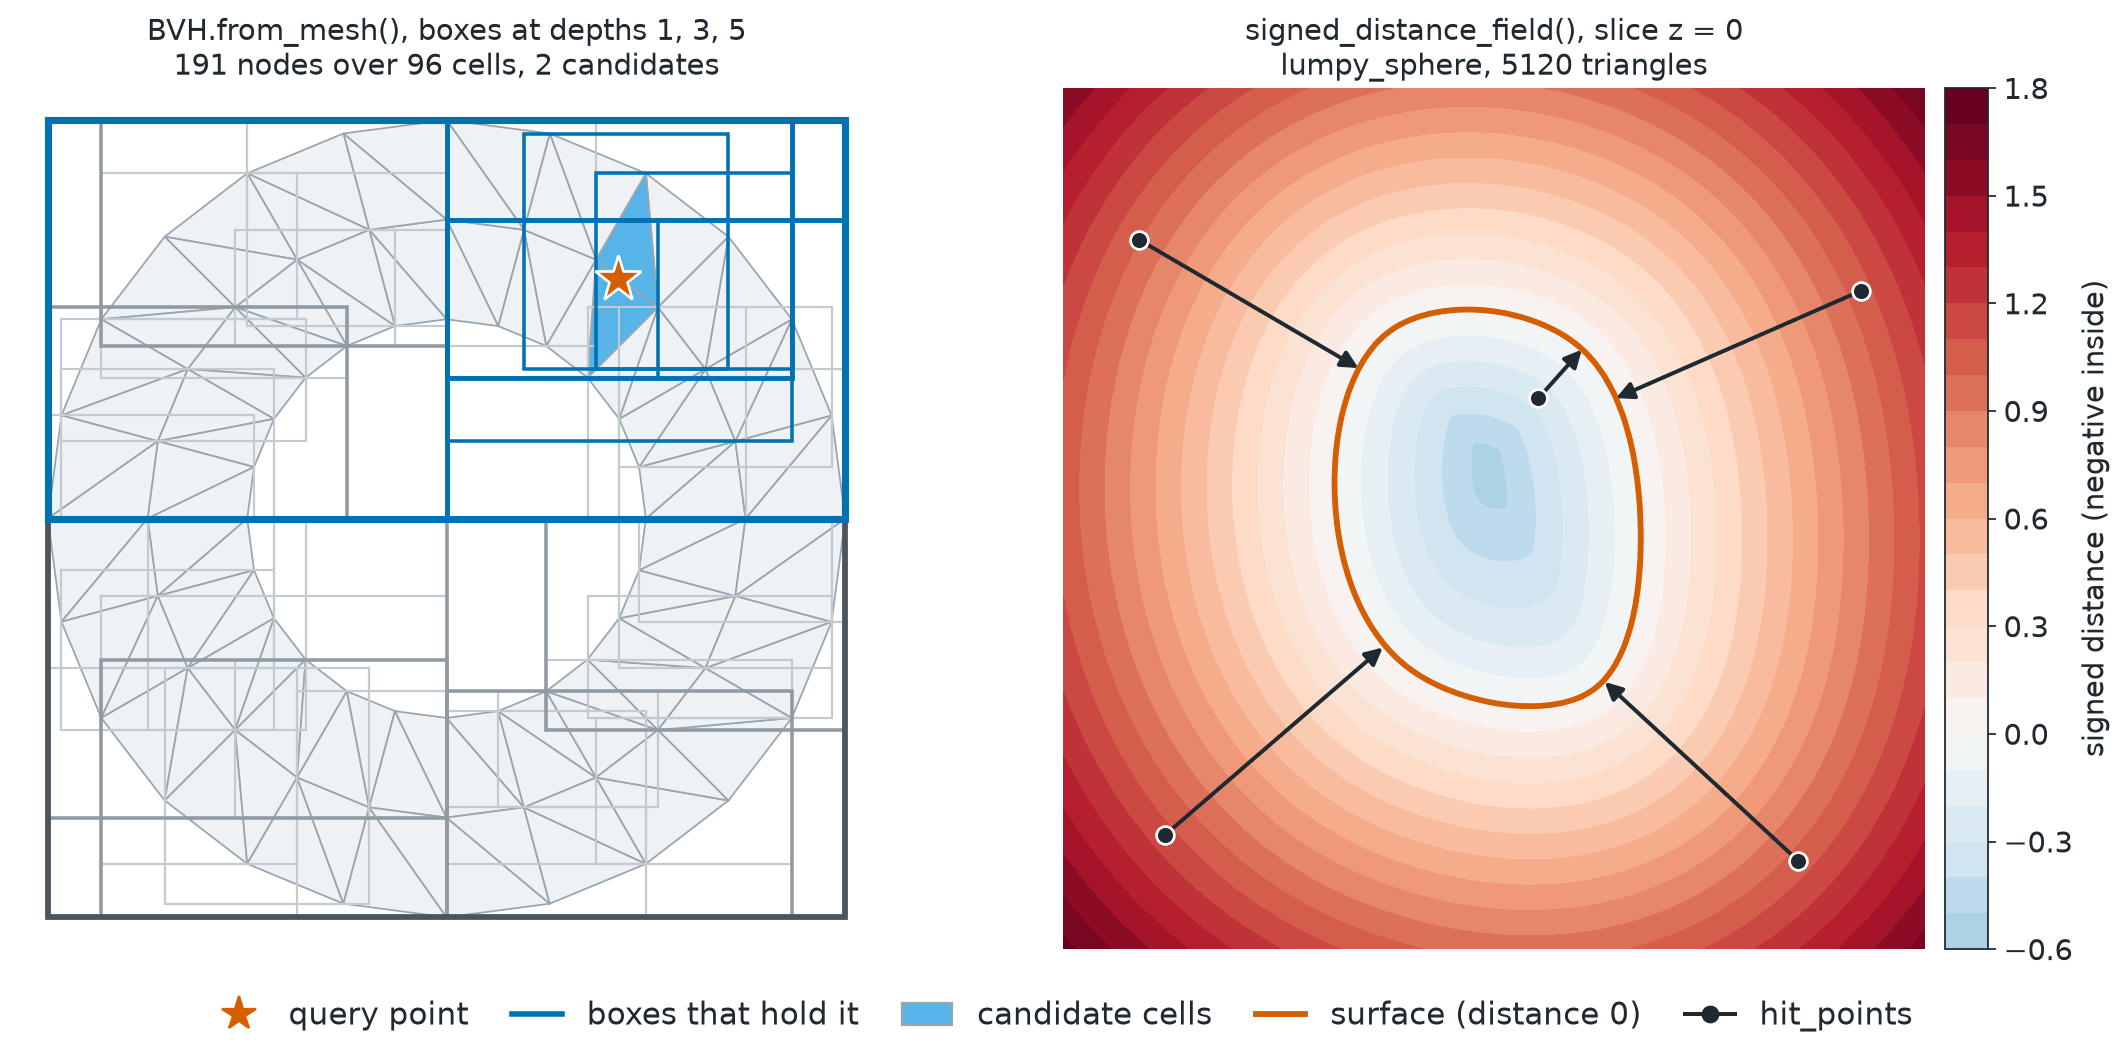

Reproduce this figure in Python.
# SPDX-FileCopyrightText: Copyright (c) 2023 - 2026 NVIDIA CORPORATION & AFFILIATES.
# SPDX-FileCopyrightText: All rights reserved.
# SPDX-License-Identifier: Apache-2.0
#
# Licensed under the Apache License, Version 2.0 (the "License");
# you may not use this file except in compliance with the License.
# You may obtain a copy of the License at
#
# http://www.apache.org/licenses/LICENSE-2.0
#
# Unless required by applicable law or agreed to in writing, software
# distributed under the License is distributed on an "AS IS" BASIS,
# WITHOUT WARRANTIES OR CONDITIONS OF ANY KIND, either express or implied.
# See the License for the specific language governing permissions and
# limitations under the License.


"""Show the boxes of a BVH with a point query, and a slice through a signed distance field."""

from pathlib import Path

import matplotlib.pyplot as plt
import torch
from _style import (
    DIVERGING,
    EDGE,
    FACE,
    RESULT,
    SECOND,
    SECOND_FILL,
    TEXT,
    clean_axis,
    save,
)
from matplotlib.collections import PolyCollection
from matplotlib.colors import TwoSlopeNorm
from matplotlib.lines import Line2D
from matplotlib.patches import Patch, Rectangle

from physicsnemo.mesh.primitives.planar import annulus_2d
from physicsnemo.mesh.primitives.procedural import lumpy_sphere
from physicsnemo.mesh.spatial import BVH, signed_distance_field

OUTPUT = Path(__file__).parent / "spatial_bvh_sdf.png"

DEPTHS = {
    1: ("#4a555e", 2.6),
    3: ("#8f9aa3", 1.6),
    5: ("#c3cbd1", 1.0),
}  # depth: (gray, line width)
QUERY = torch.tensor([[0.43, 0.6]])
SLICE_RESOLUTION = 240


def _node_depths(bvh):
    """Depth of each BVH node, found by walking down from the root (node 0)."""

    depth = torch.full((bvh.n_nodes,), -1, dtype=torch.long)
    depth[0] = 0
    level = torch.tensor([0])
    while len(level):
        children = torch.cat([bvh.node_left_child[level], bvh.node_right_child[level]])
        children = children[children >= 0]
        depth[children] = depth[level].max() + 1
        level = children
    return depth


def main():
    """Generate the documentation image."""

    ### (a) BVH over an annulus.
    annulus = annulus_2d.load(n_radial=3, n_angular=24)
    bvh = BVH.from_mesh(annulus)
    depth = _node_depths(bvh)
    candidates = bvh.find_candidate_cells(QUERY).to_list()[0]
    lo, hi = bvh.node_aabb_min, bvh.node_aabb_max
    contains = ((lo <= QUERY) & (QUERY <= hi)).all(dim=-1)
    print(f"BVH: {bvh.n_nodes} nodes, candidates {candidates}")

    ### (b) Signed distance on the slice z = 0 through a closed surface.
    surface = lumpy_sphere.load(subdivisions=4, noise_amplitude=0.4, seed=1)
    extent = 1.7
    axis_values = torch.linspace(-extent, extent, SLICE_RESOLUTION)
    gx, gy = torch.meshgrid(axis_values, axis_values, indexing="xy")
    grid = torch.stack([gx, gy, torch.zeros_like(gx)], dim=-1)
    sdf, _, _ = signed_distance_field(surface, grid)
    probes = torch.tensor(
        [
            [1.45, 0.9, 0.0],
            [-1.4, 1.1, 0.0],
            [-1.3, -1.25, 0.0],
            [1.2, -1.35, 0.0],
            [0.15, 0.2, 0.0],
        ]
    )
    probe_sdf, hit_points, _ = signed_distance_field(surface, probes)

    figure, (bvh_axis, sdf_axis) = plt.subplots(
        1, 2, figsize=(13.0, 6.9), gridspec_kw={"width_ratios": (1.0, 1.12)}
    )

    cells = annulus.points[annulus.cells].numpy()
    facecolors = [
        SECOND_FILL if i in candidates else FACE for i in range(annulus.n_cells)
    ]
    bvh_axis.add_collection(
        PolyCollection(cells, facecolors=facecolors, edgecolors=EDGE, linewidths=0.8)
    )
    for level, (gray, width) in sorted(DEPTHS.items(), reverse=True):
        for node in torch.nonzero(depth == level).flatten().tolist():
            on_path = bool(contains[node])
            (x0, y0), (x1, y1) = lo[node].tolist(), hi[node].tolist()
            bvh_axis.add_patch(
                Rectangle(
                    (x0, y0),
                    x1 - x0,
                    y1 - y0,
                    fill=False,
                    edgecolor=SECOND if on_path else gray,
                    linewidth=width + (0.6 if on_path else 0.0),
                    zorder=3 if on_path else 2,
                )
            )
    bvh_axis.plot(
        *QUERY[0].tolist(),
        "*",
        color=RESULT,
        markersize=22,
        markeredgecolor="white",
        markeredgewidth=1.2,
        zorder=5,
    )
    bvh_axis.set_title(
        f"BVH.from_mesh(), boxes at depths 1, 3, 5\n{bvh.n_nodes} nodes over {annulus.n_cells} cells,"
        f" {len(candidates)} candidates"
    )
    clean_axis(bvh_axis, ((-1.08, 1.08), (-1.08, 1.08)))

    values = sdf.numpy()
    bound = float(abs(values).max())
    norm = TwoSlopeNorm(vcenter=0.0, vmin=-bound, vmax=bound)
    filled = sdf_axis.contourf(
        gx.numpy(), gy.numpy(), values, levels=24, cmap=DIVERGING, norm=norm
    )
    sdf_axis.contour(
        gx.numpy(), gy.numpy(), values, levels=[0.0], colors=RESULT, linewidths=2.6
    )
    for probe, hit in zip(
        probes[:, :2].tolist(), hit_points[:, :2].tolist(), strict=True
    ):
        sdf_axis.annotate(
            "",
            xy=hit,
            xytext=probe,
            arrowprops=dict(
                arrowstyle="-|>",
                color=TEXT,
                linewidth=1.8,
                mutation_scale=16,
                shrinkA=4,
                shrinkB=0,
            ),
        )
        sdf_axis.plot(
            *probe,
            "o",
            color=TEXT,
            markersize=8,
            markeredgecolor="white",
            markeredgewidth=1.2,
            zorder=5,
        )
    sdf_axis.set_title(
        f"signed_distance_field(), slice z = 0\nlumpy_sphere, {surface.n_cells} triangles"
    )
    clean_axis(sdf_axis, ((-extent, extent), (-extent, extent)))
    colorbar = figure.colorbar(filled, ax=sdf_axis, fraction=0.045, pad=0.02)
    colorbar.set_label("signed distance (negative inside)")

    handles = [
        Line2D(
            [],
            [],
            marker="*",
            color=RESULT,
            linestyle="none",
            markersize=16,
            label="query point",
        ),
        Line2D([], [], color=SECOND, linewidth=2.5, label="boxes that hold it"),
        Patch(facecolor=SECOND_FILL, edgecolor=EDGE, label="candidate cells"),
        Line2D([], [], color=RESULT, linewidth=2.6, label="surface (distance 0)"),
        Line2D(
            [],
            [],
            marker="o",
            color=TEXT,
            linewidth=1.8,
            markersize=7,
            label="hit_points",
        ),
    ]
    figure.legend(
        handles=handles,
        loc="lower center",
        ncol=5,
        frameon=False,
        handlelength=1.6,
        columnspacing=1.4,
    )
    figure.subplots_adjust(left=0.01, right=0.97, bottom=0.1, top=0.88, wspace=0.08)
    save(figure, OUTPUT, tight=True)
    print(f"probe distances {[round(v, 3) for v in probe_sdf.tolist()]}")


if __name__ == "__main__":
    main()
